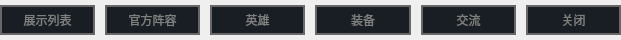
<?xml version="1.0" encoding="UTF-8"?>
<ui version="4.0">
 <class>MainWindow</class>
 <widget class="QMainWindow" name="MainWindow">
  <property name="windowModality">
   <enum>Qt::NonModal</enum>
  </property>
  <property name="enabled">
   <bool>true</bool>
  </property>
  <property name="geometry">
   <rect>
    <x>0</x>
    <y>0</y>
    <width>621</width>
    <height>40</height>
   </rect>
  </property>
  <property name="minimumSize">
   <size>
    <width>0</width>
    <height>40</height>
   </size>
  </property>
  <property name="font">
   <font>
    <family>Arial</family>
    <pointsize>12</pointsize>
   </font>
  </property>
  <property name="cursor">
   <cursorShape>PointingHandCursor</cursorShape>
  </property>
  <property name="acceptDrops">
   <bool>false</bool>
  </property>
  <property name="windowTitle">
   <string>MainWindow</string>
  </property>
  <property name="autoFillBackground">
   <bool>false</bool>
  </property>
  <property name="styleSheet">
   <string notr="true">QPushButton{
	color: rgb(126,128,125);
	border: 2px solid rgb(104, 104, 104);   
	background-color:rgb(25,29,36);
	ridge:ridge;
	padding: 4px;
	font: 75 14pt &quot;微软雅黑&quot;;
}
QPushButton:hover {
	color: rgb(181,151,88);
	border: 2px solid rgb(181,151,88);   
}




 

</string>
  </property>
  <widget class="QWidget" name="centralwidget">
   <layout class="QHBoxLayout" name="horizontalLayout">
    <property name="spacing">
     <number>10</number>
    </property>
    <property name="leftMargin">
     <number>0</number>
    </property>
    <property name="topMargin">
     <number>0</number>
    </property>
    <property name="rightMargin">
     <number>0</number>
    </property>
    <property name="bottomMargin">
     <number>0</number>
    </property>
    <item>
     <widget class="QPushButton" name="bt_zdlb">
      <property name="text">
       <string>展示列表</string>
      </property>
     </widget>
    </item>
    <item>
     <widget class="QPushButton" name="bt_gfzr">
      <property name="enabled">
       <bool>true</bool>
      </property>
      <property name="text">
       <string>官方阵容</string>
      </property>
      <property name="autoDefault">
       <bool>false</bool>
      </property>
      <property name="default">
       <bool>false</bool>
      </property>
      <property name="flat">
       <bool>false</bool>
      </property>
     </widget>
    </item>
    <item>
     <widget class="QPushButton" name="bt_yx">
      <property name="enabled">
       <bool>true</bool>
      </property>
      <property name="text">
       <string>英雄</string>
      </property>
      <property name="autoDefault">
       <bool>false</bool>
      </property>
      <property name="default">
       <bool>false</bool>
      </property>
      <property name="flat">
       <bool>false</bool>
      </property>
     </widget>
    </item>
    <item>
     <widget class="QPushButton" name="bt_zb">
      <property name="enabled">
       <bool>true</bool>
      </property>
      <property name="text">
       <string>装备</string>
      </property>
      <property name="autoDefault">
       <bool>false</bool>
      </property>
      <property name="default">
       <bool>false</bool>
      </property>
      <property name="flat">
       <bool>false</bool>
      </property>
     </widget>
    </item>
    <item>
     <widget class="QPushButton" name="bt_ds">
      <property name="toolTip">
       <string>&lt;html&gt;&lt;head/&gt;&lt;body&gt;&lt;p&gt;如果出现异常加QQ3603799192或者论坛留言&lt;/p&gt;&lt;/body&gt;&lt;/html&gt;</string>
      </property>
      <property name="text">
       <string>交流</string>
      </property>
     </widget>
    </item>
    <item>
     <widget class="QPushButton" name="bt_gb">
      <property name="enabled">
       <bool>true</bool>
      </property>
      <property name="text">
       <string>关闭</string>
      </property>
      <property name="autoDefault">
       <bool>false</bool>
      </property>
      <property name="default">
       <bool>false</bool>
      </property>
      <property name="flat">
       <bool>false</bool>
      </property>
     </widget>
    </item>
   </layout>
  </widget>
 </widget>
 <resources/>
 <connections/>
</ui>
